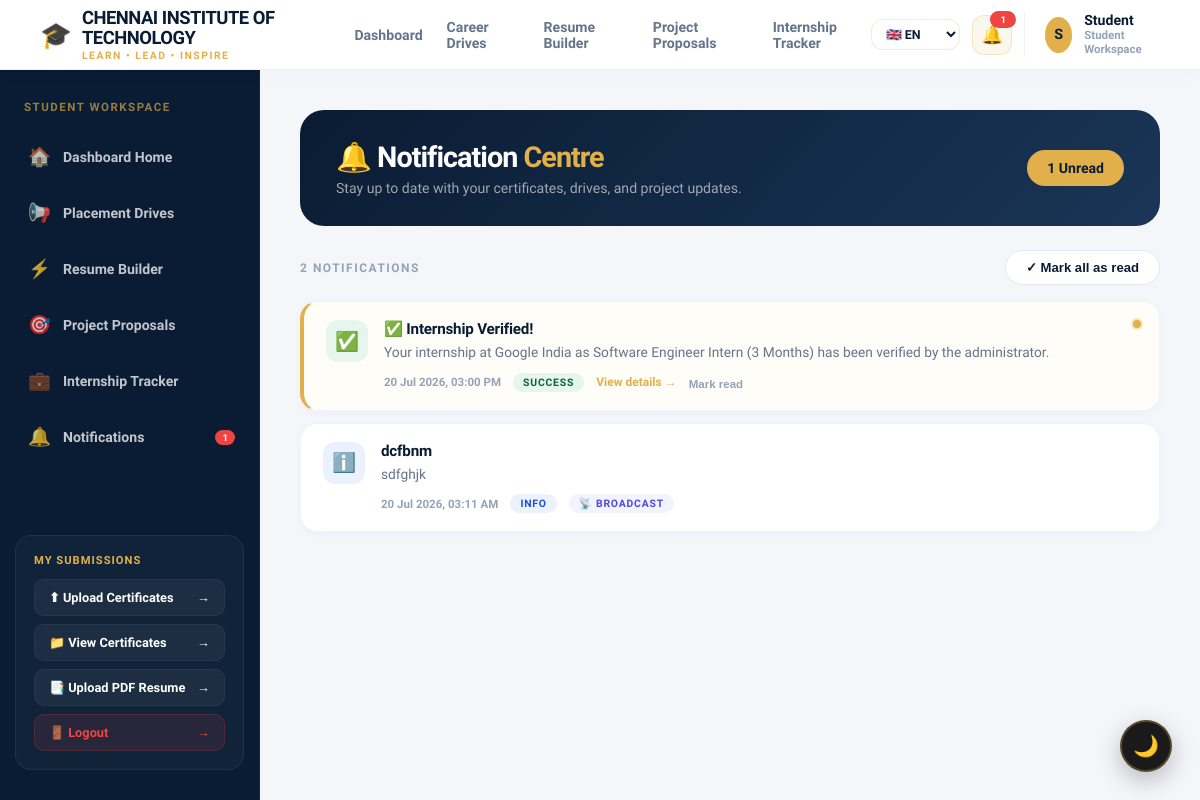
The page /student/notifications (signed in) on the database its author committed.
### models.py (models this page shows)
class Notification(db.Model):
    __tablename__ = "notifications"
    id              = db.Column(db.Integer, primary_key=True)
    register_number = db.Column(db.String(50), db.ForeignKey("students.register_number", ondelete="CASCADE"), nullable=True, index=True)
    title           = db.Column(db.String(300), nullable=False)
    message         = db.Column(db.Text, nullable=False)
    notif_type      = db.Column(db.String(30), default="info")   # info | success | warning | error | drive
    is_read         = db.Column(db.Boolean, default=False)
    created_at      = db.Column(db.DateTime, default=datetime.utcnow)
    link            = db.Column(db.String(300), nullable=True)   # optional deep-link URL
    student = db.relationship("Student", backref=db.backref("notifications", lazy=True, cascade="all, delete-orphan"))

### blueprints/student.py (the view)
@student_bp.route("/notifications")
@student_required
def notifications():
    from models import Notification, db
    reg_no = session["student_reg_no"]
    notifs = Notification.query.filter(
        (Notification.register_number == reg_no) |
        (Notification.register_number == None)
    ).order_by(Notification.created_at.desc()).all()
    unread_count = sum(1 for n in notifs if not n.is_read)
    return render_template("student_notifications.html",
                           notifications=notifs,
                           unread_count=unread_count)

### blueprints/student.py (called while the page is built)
@student_bp.context_processor
def inject_unread_notif_count():
    count = 0
    try:
        if "student_reg_no" in session:
            from models import Notification
            reg_no = session["student_reg_no"]
            count = Notification.query.filter(
                (Notification.register_number == reg_no) |
                (Notification.register_number == None),
                Notification.is_read == False
            ).count()
    except Exception:
        pass
    return dict(unread_notif_count=count)

### templates/student_notifications.html (shortened to what this page needs)
{% extends "student_base.html" %}
{% block content %}
<div class="notif-hero">
    <div>
        <div class="notif-hero-title">🔔 Notification <span>Centre</span></div>
        <div class="notif-hero-sub">Stay up to date with your certificates, drives, and project updates.</div>
    </div>
    {% if unread_count > 0 %}
    <div class="unread-badge">{{ unread_count }} Unread</div>
    {% endif %}
</div>
<div class="notif-actions-bar">
    <div class="notif-count-label">{{ notifications|length }} notification{{ 's' if notifications|length != 1 }}</div>
    {% if unread_count > 0 %}
    <form method="POST" action="{{ url_for('student.mark_all_notifications_read') }}">
        <button class="mark-all-btn" type="submit">✓ Mark all as read</button>
    </form>
    {% endif %}
</div>
{% if notifications %}
<div class="notif-list">
    {% set type_icons = {
        'info':    'ℹ️',
        'success': '✅',
        'warning': '⚠️',
        'error':   '❌',
        'drive':   '📢'
    } %}
    {% for notif in notifications %}
    <div class="notif-card {% if not notif.is_read %}unread{% endif %}" style="animation-delay: {{ loop.index0 * 0.04 }}s;">
        {% if not notif.is_read %}<div class="unread-dot"></div>{% endif %}
        <div class="notif-icon-wrap type-{{ notif.notif_type }}">
            {{ type_icons.get(notif.notif_type, 'ℹ️') }}
        </div>
        <div class="notif-body">
            <div class="notif-title">{{ notif.title }}</div>
            <div class="notif-message">{{ notif.message }}</div>
            <div class="notif-meta">
                <span class="notif-time">{{ notif.created_at.strftime('%d %b %Y, %I:%M %p') }}</span>
                <span class="notif-type-pill pill-{{ notif.notif_type }}">{{ notif.notif_type }}</span>
                {% if notif.register_number is none %}
                <span class="notif-type-pill" style="background: rgba(99,102,241,0.08); color: #4f46e5;">📡 Broadcast</span>
                {% endif %}
                {% if notif.link %}
                <a href="{{ notif.link }}" class="notif-link-btn">View details →</a>
                {% endif %}
                {% if not notif.is_read %}
                <form method="POST" action="{{ url_for('student.mark_notification_read', notif_id=notif.id) }}" class="mark-read-form">
                    <button type="submit" style="background:none; border:none; font-size:0.72rem; font-weight:700; color:#94a3b8; cursor:pointer; padding:0; transition:color 0.2s;" onmouseover="this.style.color='#0a1c33'" onmouseout="this.style.color='#94a3b8'">Mark read</button>
                </form>
                {% endif %}
            </div>
        </div>
    </div>
    {% endfor %}
</div>
{% else %}
<div class="empty-state">
    <div class="icon">🔔</div>
    <h3>All Caught Up!</h3>
    <p>No notifications yet. Check back when your certificates are reviewed or new drives are posted.</p>
</div>
{% endif %}
{% endblock %}

### static/css/main.css (style rules this page uses)
:root { --primary-navy: #0a1c33; --primary-gold: #e2b04a; --primary-gold-hover: #c6952a; --white: #ffffff; --bg-soft: #f4f6fa; --dark: #101e30; --dark-charcoal: #1d2d44; --glass: #ffffff; --glass-border: rgba(10, 28, 51, 0.06); --shadow-soft: 0 10px 30px rgba(10, 28, 51, 0.04); --shadow-hover: 0 20px 45px rgba(226, 176, 74, 0.14); --status-blue: #1d4ed8; --status-green: #10b981; --status-yellow: #f59e0b; --status-red: #ef4444; }
body { background-color: var(--bg-soft); font-family: 'Plus Jakarta Sans', 'Inter', sans-serif; color: var(--dark); margin: 0; padding: 0; overflow-x: hidden; }
*, *::before, *::after { transition: background-color 0.35s ease, color 0.35s ease, border-color 0.35s ease, box-shadow 0.35s ease; }

### templates/student_base.html (style rules this page uses)
:root { --primary-navy: #0a1c33; --primary-gold: #e2b04a; --primary-gold-hover: #c6952a; --white: #ffffff; --bg-soft: #f4f6fa; --dark: #101e30; --text-muted: #64748b; --glass-border: rgba(10, 28, 51, 0.06); }
body { margin: 0; background-color: var(--bg-soft); font-family: 'Plus Jakarta Sans', sans-serif; min-height: 100vh; display: flex; flex-direction: column; overflow-x: hidden; }

### templates/student_notifications.html (style rules this page uses)
:root { --gold: #e2b04a; --navy: #0a1c33; }
.notif-hero { background: linear-gradient(135deg, var(--navy) 0%, #1a3557 100%); border-radius: 24px; padding: 30px 36px; margin-bottom: 24px; display: flex; justify-content: space-between; align-items: center; color: white; animation: heroIn 0.7s cubic-bezier(0.16, 1, 0.3, 1); }
.notif-hero-title { font-size: 1.8rem; font-weight: 900; letter-spacing: -1px; margin: 0; }
.notif-hero-title span { color: var(--gold); }
.notif-hero-sub { color: rgba(255,255,255,0.6); font-size: 0.88rem; font-weight: 500; margin-top: 6px; }
.unread-badge { background: var(--gold); color: #0a1c33; padding: 10px 20px; border-radius: 50px; font-weight: 900; font-size: 0.88rem; }
.notif-actions-bar { display: flex; justify-content: space-between; align-items: center; margin-bottom: 16px; }
.notif-count-label { font-size: 0.75rem; font-weight: 800; color: #94a3b8; text-transform: uppercase; letter-spacing: 1.5px; }
.mark-all-btn { background: white; border: 1.5px solid #e2e8f0; color: var(--navy); padding: 9px 20px; border-radius: 50px; font-weight: 700; font-size: 0.82rem; cursor: pointer; transition: all 0.25s ease; }
.notif-list { display: flex; flex-direction: column; gap: 12px; }
.notif-card { background: white; border-radius: 18px; padding: 18px 22px; display: flex; gap: 16px; align-items: flex-start; border: 1.5px solid #f1f5f9; box-shadow: 0 2px 10px rgba(10,28,51,0.03); transition: all 0.3s ease; position: relative; animation: cardSlide 0.4s ease both; }
.notif-card.unread { border-left: 4px solid var(--gold); background: #fffdf8; }
.notif-icon-wrap { width: 42px; height: 42px; border-radius: 12px; display: flex; align-items: center; justify-content: center; font-size: 1.2rem; flex-shrink: 0; }
.type-info { background: rgba(59,130,246,0.1); }
.type-success { background: rgba(16,185,129,0.1); }
.notif-body { flex: 1; min-width: 0; }
.notif-title { font-weight: 800; font-size: 0.95rem; color: var(--navy); margin: 0 0 4px; letter-spacing: -0.2px; }
.notif-card.unread .notif-title { color: #0a1c33; }
.notif-message { font-size: 0.86rem; color: #64748b; font-weight: 500; margin: 0; line-height: 1.5; }
.notif-meta { display: flex; gap: 12px; align-items: center; margin-top: 10px; flex-wrap: wrap; }
.notif-time { font-size: 0.72rem; color: #94a3b8; font-weight: 600; }
.notif-type-pill { font-size: 0.65rem; font-weight: 800; padding: 3px 10px; border-radius: 20px; text-transform: uppercase; letter-spacing: 0.8px; }
.pill-info { background: rgba(59,130,246,0.1); color: #1d4ed8; }
.pill-success { background: rgba(16,185,129,0.1); color: #065f46; }
.notif-link-btn { font-size: 0.75rem; font-weight: 700; color: var(--gold); text-decoration: none; display: inline-flex; align-items: center; gap: 4px; transition: gap 0.2s ease; }
.unread-dot { position: absolute; top: 18px; right: 18px; width: 8px; height: 8px; background: var(--gold); border-radius: 50%; box-shadow: 0 0 0 2px rgba(226,176,74,0.3); }
.mark-read-form { display: inline; }

### rows shown on the page
Notification: is_read False (drawn), get "✅", title "✅ Internship Verified!", message "Your internship at Google India as Software Engineer Intern (3 Months) has been verified by the administrator.", created_at "20 Jul 2026, 03:00 PM", notif_type "SUCCESS"
Notification: get "ℹ️", title "dcfbnm", message "sdfghjk", created_at "20 Jul 2026, 03:11 AM", notif_type "INFO", shows "📡 BROADCAST"

### other values the page prints
{{ unread_notif_count if unread_notif_count < 100 else '99+' }} "1"
{{ unread_notif_count }} "1"
{{ unread_count }} "1"
{{ notifications|length }} "2"
{{ 's' if notifications|length != 1 }} "S"
